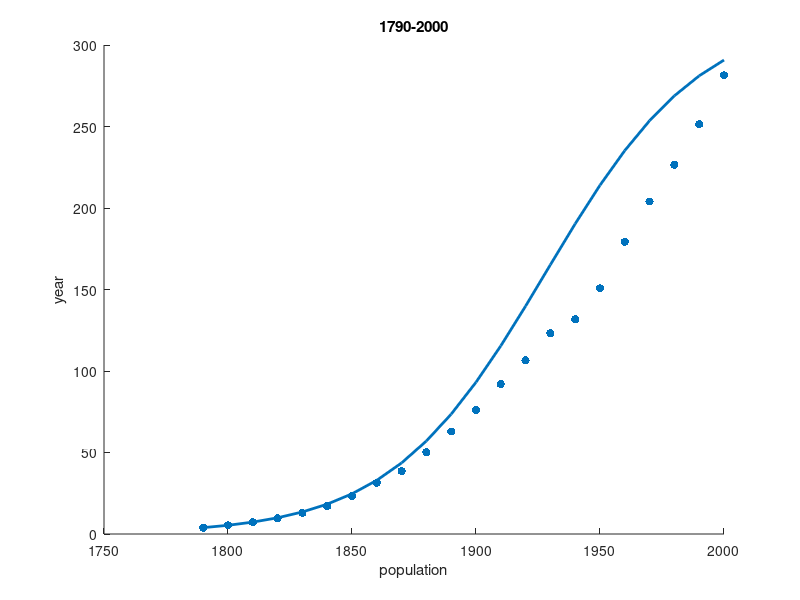

Recreate this plot in MATLAB.
clear;clc;
pop=[3.9, 5.3, 7.2, 9.6, 12.9, 17.1, 23.2, 31.4, 38.6, 50.2, 62.9, 76.0, ...
   92.0, 106.5, 123.2, 131.7, 150.7, 179.3, 204.0, 226.5, 251.4, 281.4];%population
year=0:length(pop)-1;
m=length(year);
fordpop=zeros(m,1);
for i=1:m-1
    fordpop(i)=(pop(i+1)-pop(i))/1;
end    
fordpop(m)=(pop(m)-pop(m-1))/1; %backward difference
[a,b]=polyfit(pop,fordpop'./pop,1)
p8=-a(2)/a(1);
r=a(2);
p0=3.9;
scatter(year*10+1790,pop,'red','filled');
hold on;
pred=p8./(1+(p8/p0-1)*exp(-r*year));
plot(year*10+1790,pred,'LineWidth',2);
xlabel('population');
ylabel('year');
title('1790-2000');
pred1=p8./(1+(p8/p0-1)*exp(-r*21))
